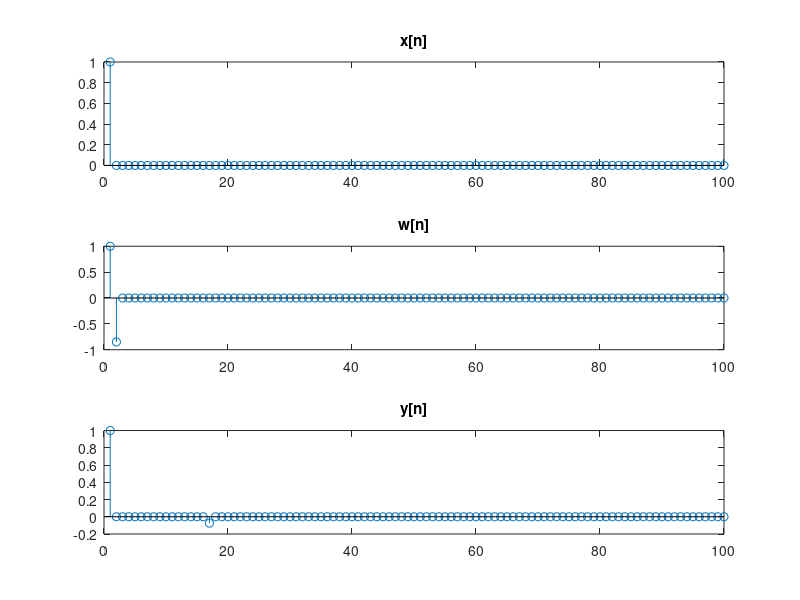

This figure's MATLAB source:
% 3.2.1
% A
q = 0.85;
xx = [1 zeros(1,99)];
aa = 1;
bb = [1 -q];
M = 15;
r = 0.85;
zz = 1;
for k = 1:M
    zz = [zz r^k];
end
ww = filter(bb,aa,xx);
yy = filter(zz,aa,ww);
subplot(3,1,1);
stem(xx);
title('x[n]');
subplot(3,1,2);
stem(ww);
title('w[n]');
subplot(3,1,3);
stem(yy);
title('y[n]');

% C
% Perfect convolution: h1[n]*h2[n] = x[n]
% There is not perfect, but near perfect deconvolution

% 3.2.2
% A
% P = 1200

% B
load('Lab6dat.mat');
ss = [1 zeros(1,1200) 0.85];
rr = filter(ss, 1, v1);
soundsc(rr,fs);